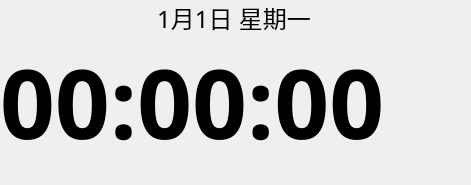
<?xml version="1.0" encoding="UTF-8"?>
<ui version="4.0">
 <class>Form</class>
 <widget class="QWidget" name="Form">
  <property name="geometry">
   <rect>
    <x>0</x>
    <y>0</y>
    <width>471</width>
    <height>185</height>
   </rect>
  </property>
  <property name="windowTitle">
   <string>Form</string>
  </property>
  <widget class="QWidget" name="layoutWidget">
   <property name="geometry">
    <rect>
     <x>0</x>
     <y>0</y>
     <width>468</width>
     <height>186</height>
    </rect>
   </property>
   <layout class="QVBoxLayout" name="verticalLayout">
    <property name="spacing">
     <number>0</number>
    </property>
    <property name="rightMargin">
     <number>0</number>
    </property>
    <item>
     <layout class="QHBoxLayout" name="horizontalLayout">
      <item>
       <spacer name="horizontalSpacer">
        <property name="orientation">
         <enum>Qt::Horizontal</enum>
        </property>
        <property name="sizeHint" stdset="0">
         <size>
          <width>40</width>
          <height>20</height>
         </size>
        </property>
       </spacer>
      </item>
      <item>
       <widget class="QLabel" name="date_label">
        <property name="font">
         <font>
          <family>.PingFang SC</family>
          <pointsize>18</pointsize>
         </font>
        </property>
        <property name="text">
         <string>1月1日 星期一</string>
        </property>
        <property name="alignment">
         <set>Qt::AlignBottom|Qt::AlignHCenter</set>
        </property>
       </widget>
      </item>
      <item>
       <spacer name="horizontalSpacer_2">
        <property name="orientation">
         <enum>Qt::Horizontal</enum>
        </property>
        <property name="sizeHint" stdset="0">
         <size>
          <width>40</width>
          <height>20</height>
         </size>
        </property>
       </spacer>
      </item>
     </layout>
    </item>
    <item>
     <widget class="QLabel" name="time_label">
      <property name="font">
       <font>
        <family>.SF UI Soft</family>
        <pointsize>72</pointsize>
        <weight>75</weight>
        <italic>false</italic>
        <bold>true</bold>
        <underline>false</underline>
        <strikeout>false</strikeout>
        <kerning>false</kerning>
       </font>
      </property>
      <property name="text">
       <string>00:00:00</string>
      </property>
      <property name="alignment">
       <set>Qt::AlignLeading|Qt::AlignLeft|Qt::AlignTop</set>
      </property>
     </widget>
    </item>
    <item>
     <spacer name="verticalSpacer_2">
      <property name="orientation">
       <enum>Qt::Vertical</enum>
      </property>
      <property name="sizeHint" stdset="0">
       <size>
        <width>20</width>
        <height>33</height>
       </size>
      </property>
     </spacer>
    </item>
   </layout>
  </widget>
 </widget>
 <resources/>
 <connections/>
</ui>
